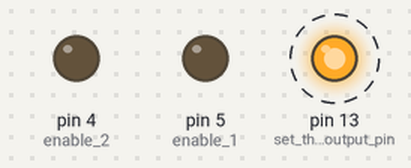
Bench run of a sketch on a simulated Arduino Uno, built with avr-gcc and run on an emulated ATmega328P. Parts: output pins drawn as LEDs (lit = HIGH). Dashed ring = blinking. Pins used as bus, display or sensor lines are not drawn; what the sketch prints to the serial monitor is not drawn.

Above: at 0.05 s.
At 2.62 s:
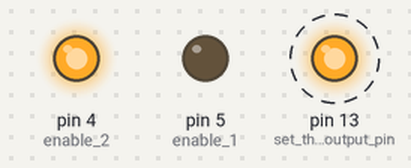
Timing chart, 0 to 3.0 s (numbered marks = the images above):
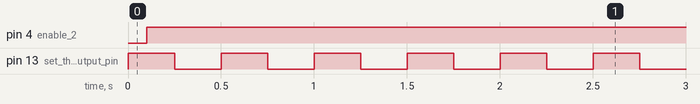

Measured:
- by itself, pin 4 (enable_2): LOW → HIGH at 0.10 s
- by itself, pin 13 (set_the_led_output_pin): alternates HIGH for 0.25 s and LOW for 0.25 s
- by itself, everything shown: repeats every 2.0 s, in 8 steps

The sketch:

uart_asynchronous.ino
```cpp
// (licence header left out)
#include <SoftwareSerial.h>         //Include the software serial library
SoftwareSerial sSerial(11, 10);     // RX, TX  - Name the software serial library sftSerial (this cannot be omitted)
                                    // assigned to pins 10 and 11 for maximum compatibility

#define NUM_CIRCUITS 4              // <-- CHANGE THIS | set how many UART circuits are attached to the Tentacle

#define baud_host 9600              // set baud rate for host serial monitor(pc/mac/other)
const unsigned int send_readings_every = 5000; // set at what intervals the readings are sent to the computer (NOTE: this is not the frequency of taking the readings!)
unsigned long next_serial_time;

#define baud_circuits 38400         // NOTE: older circuit versions have a fixed baudrate (e.g. 38400. pick a baudrate that all your circuits understand and configure them accordingly)
int s0 = 7;                         // Tentacle uses pin 7 for multiplexer control S0
int s1 = 6;                         // Tentacle uses pin 6 for multiplexer control S1
int enable_1 = 5;	            // Tentacle uses pin 5 to control pin E on shield 1
int enable_2 = 4;	            // Tentacle uses pin 4 to control pin E on shield 2
char sensordata[30];                          // A 30 byte character array to hold incoming data from the sensors
byte sensor_bytes_received = 0;               // We need to know how many characters bytes have been received
byte code = 0;                                // used to hold the I2C response code.
byte in_char = 0;                             // used as a 1 byte buffer to store in bound bytes from the I2C Circuit.

char *channel_names[] = {"DO", "ORP", "PH", "EC"};   // <-- CHANGE THIS. A list of channel names (this list should have TOTAL_CIRCUITS entries)
                                                     // only used to designate the readings in serial communications
                                                     // position in array defines the serial channel. e.g. channel_names[0] is channel 0 on the shield; "PH" in this case.
String readings[NUM_CIRCUITS];                // an array of strings to hold the readings of each channel
int channel = 0;                              // INT pointer to hold the current position in the channel_ids/channel_names array

const unsigned int reading_delay = 100;       // delay between each reading.
                                              // low values give fast reading updates, <1 sec per circuit.
                                              // high values give your Ardino more time for other stuff
unsigned long next_reading_time;              // holds the time when the next reading should be ready from the circuit
boolean request_pending = false;              // wether or not we're waiting for a reading

const unsigned int blink_frequency = 250;     // the frequency of the led blinking, in milliseconds
unsigned long next_blink_time;                // holds the next time the led should change state
boolean led_state = LOW;                      // keeps track of the current led state


void setup() {
  pinMode(13, OUTPUT);                        // set the led output pin

  pinMode(s0, OUTPUT);                        // set the digital output pins for the serial multiplexer
  pinMode(s1, OUTPUT);
  pinMode(enable_1, OUTPUT);
  pinMode(enable_2, OUTPUT);

  Serial.begin(baud_host);                   // Set the hardware serial port to 9600
  sSerial.begin(baud_circuits);              // Set the soft serial port to 9600 (change if all your devices use another baudrate)
  next_serial_time = millis() + send_readings_every;  // calculate the next point in time we should do serial communications
  next_reading_time = millis() + reading_delay;
  Serial.println("-----");
}


void loop() {
  do_sensor_readings();
  do_serial();

  // Do other stuff here (Blink Leds, update a display, etc)

  blink_led();
}


// blinks a led on pin 13 asynchronously
void blink_led() {
  if (millis() >= next_blink_time) {                  // is it time for the blink already?
    led_state = !led_state;                           // toggle led state on/off
    digitalWrite(13, led_state);                      // write the led state to the led pin
    next_blink_time = millis() + blink_frequency;     // calculate the next time a blink is due
  }
}


// do serial communication in a "asynchronous" way
void do_serial() {
  if (millis() >= next_serial_time) {                // is it time for the next serial communication?
    Serial.println("-------------");
    for (int i = 0; i < NUM_CIRCUITS; i++) {         // loop through all the sensors
      Serial.print(channel_names[i]);                // print channel name
      Serial.print(":\t");
      Serial.println(readings[i]);                   // print the actual reading
    }
    Serial.println("-");
    next_serial_time = millis() + send_readings_every;
  }
}


// take sensor readings in a "asynchronous" way
void do_sensor_readings() {

  if (request_pending) {                          // is a request pending?

    while (sSerial.available()) {                 // while there is data available from the circuit

      char c = sSerial.read();                    // read the next available byte from the circuit

      if (c=='\r') {                              // in case it's a <CR> character, we reached the end of a message

        sensordata[sensor_bytes_received] = 0;    // terminate the string with a \0 character
        readings[channel] = sensordata;           // update the readings array with this circuits data

        // un-comment to see the real update frequency of the readings / debug
        //Serial.print(channel_names[channel]);
        //Serial.print(" update:\t");
        //Serial.println(readings[channel]);

        sensor_bytes_received = 0;                  // reset data counter
        memset(sensordata, 0, sizeof(sensordata));  // clear sensordata array;

        request_pending = false;                    // toggle request_pending
        next_reading_time = millis()+reading_delay; // schedule the reading of the next sensor
        break;                                      // get out of this while loop, we have our data and don't care about the rest in the buffer

      } else {
        sensordata[sensor_bytes_received] = c;
        sensor_bytes_received++;
      }

    } // end while

  } else {                                     // no request is pending,
    if (millis()>next_reading_time) {
      switch_channel();                        // switch to the next channel
      request_reading();                       // do the actual UART communication
    }
  }
}


void switch_channel() {
  channel = (channel + 1) % NUM_CIRCUITS;     // switch to the next channel (increase current channel by 1, and roll over if we're at the last channel using the % modulo operator)
  open_channel();                             // configure the multiplexer for the new channel - we "hot swap" the circuit connected to the softSerial pins
  sSerial.flush();                            // clear out everything that is in the buffer already
}


// Request a reading from the current channel
void request_reading() {
    request_pending = true;
    sSerial.print("r\r");                     // <CR> carriage return to terminate message
}


// Open a channel via the Tentacle serial multiplexer
void open_channel() {

  switch (channel) {

    case 0:                                  // if channel==0 then we open channel 0
      digitalWrite(enable_1, LOW);           // setting enable_1 to low activates primary channels: 0,1,2,3
      digitalWrite(enable_2, HIGH);          // setting enable_2 to high deactivates secondary channels: 4,5,6,7
      digitalWrite(s0, LOW);                 // S0 and S1 control what channel opens
      digitalWrite(s1, LOW);                 // S0 and S1 control what channel opens
      break;

    case 1:
      digitalWrite(enable_1, LOW);
      digitalWrite(enable_2, HIGH);
      digitalWrite(s0, HIGH);
      digitalWrite(s1, LOW);
      break;

    case 2:
      digitalWrite(enable_1, LOW);
      digitalWrite(enable_2, HIGH);
      digitalWrite(s0, LOW);
      digitalWrite(s1, HIGH);
      break;

    case 3:
      digitalWrite(enable_1, LOW);
      digitalWrite(enable_2, HIGH);
      digitalWrite(s0, HIGH);
      digitalWrite(s1, HIGH);
      break;

    case 4:
      digitalWrite(enable_1, HIGH);
      digitalWrite(enable_2, LOW);
      digitalWrite(s0, LOW);
      digitalWrite(s1, LOW);
      break;

    case 5:
      digitalWrite(enable_1, HIGH);
      digitalWrite(enable_2, LOW);
      digitalWrite(s0, HIGH);
      digitalWrite(s1, LOW);
      break;

    case '6':
      digitalWrite(enable_1, HIGH);
      digitalWrite(enable_2, LOW);
      digitalWrite(s0, LOW);
      digitalWrite(s1, HIGH);
      break;

    case 7:
      digitalWrite(enable_1, HIGH);
      digitalWrite(enable_2, LOW);
      digitalWrite(s0, HIGH);
      digitalWrite(s1, HIGH);
      break;
  }
}
```
